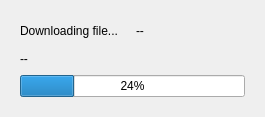
<?xml version="1.0" encoding="UTF-8"?>
<ui version="4.0">
 <class>WUpdateProgress</class>
 <widget class="QDialog" name="WUpdateProgress">
  <property name="geometry">
   <rect>
    <x>0</x>
    <y>0</y>
    <width>265</width>
    <height>117</height>
   </rect>
  </property>
  <property name="windowTitle">
   <string>Dialog</string>
  </property>
  <layout class="QGridLayout" name="gridLayout">
   <property name="leftMargin">
    <number>20</number>
   </property>
   <property name="topMargin">
    <number>20</number>
   </property>
   <property name="rightMargin">
    <number>20</number>
   </property>
   <property name="bottomMargin">
    <number>20</number>
   </property>
   <item row="1" column="0">
    <widget class="QLabel" name="label_FileName">
     <property name="text">
      <string>--</string>
     </property>
    </widget>
   </item>
   <item row="0" column="0">
    <widget class="QLabel" name="label">
     <property name="text">
      <string>Downloading file...</string>
     </property>
    </widget>
   </item>
   <item row="0" column="1">
    <widget class="QLabel" name="label_FileCount">
     <property name="text">
      <string>--</string>
     </property>
    </widget>
   </item>
   <item row="3" column="0" colspan="2">
    <widget class="QProgressBar" name="progressBar">
     <property name="value">
      <number>24</number>
     </property>
    </widget>
   </item>
  </layout>
 </widget>
 <resources/>
 <connections/>
</ui>
